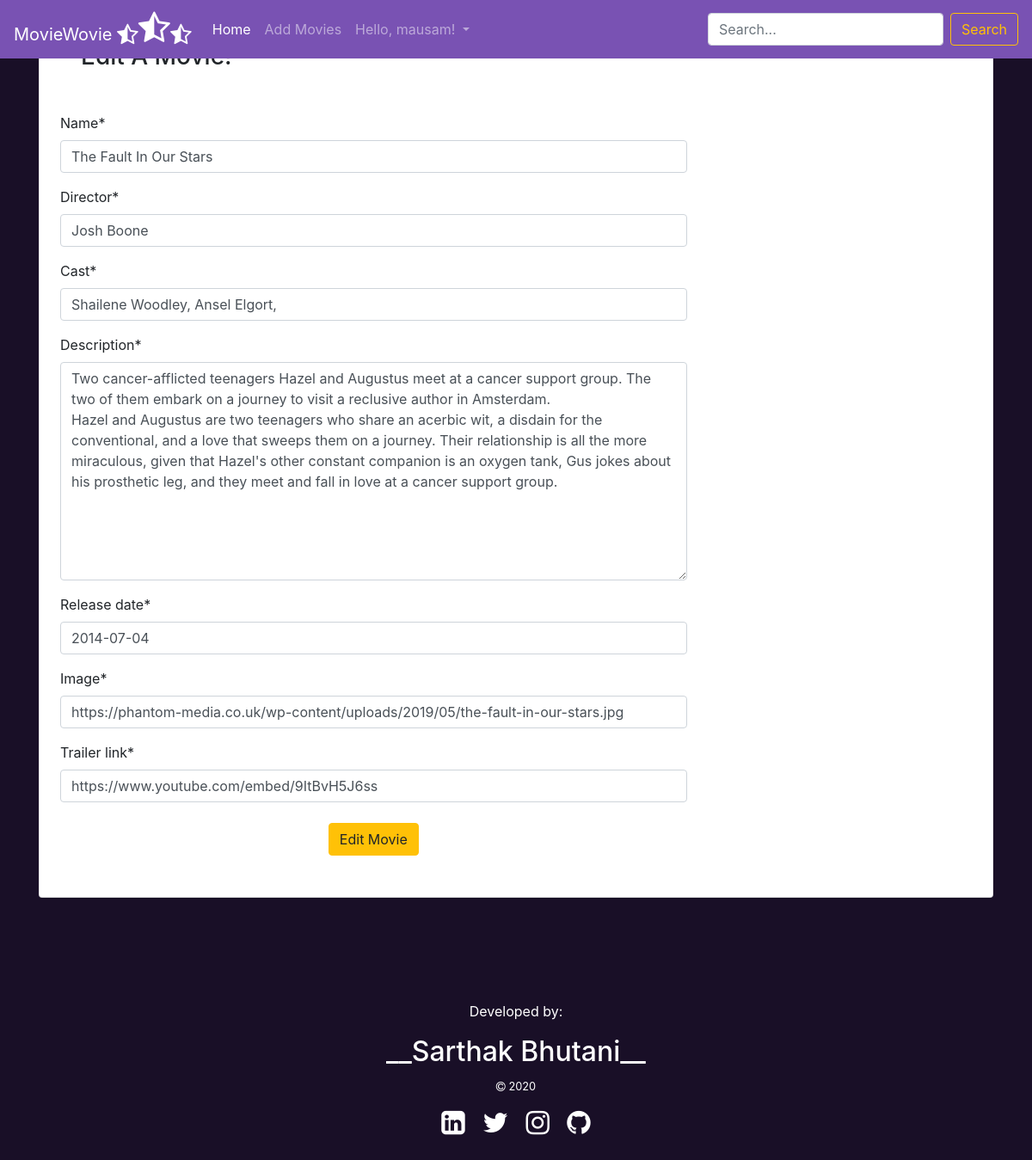
The app's page /editmovies/7/ (signed in) with its own data.
### main/models.py (models this page shows, shortened)
class Movie(models.Model):
    name = models.CharField(max_length=400)
    director = models.CharField(max_length=300)
    cast = models.CharField(max_length=800)
    description = models.TextField(max_length=5000)
    release_date = models.DateField()
    averageRating = models.FloatField(default=0)
    image = models.URLField(default=None, null=True)
    trailer_link = models.URLField(default=None, null=True)

### main/views.py (the view)
# urls.py: path('editmovies/<int:id>/', views.edit_movies, name="edit_movies"),
def edit_movies(request, id):
    if request.user.is_authenticated:
        if request.user.is_superuser:
            movie = Movie.objects.get(id=id)
            if request.method == 'POST':
                form = MovieForm(request.POST or None, instance=movie)
                if form.is_valid():
                    data = form.save(commit=False)
                    data.save()
                    return redirect("main:detail", id)
            else:
                form = MovieForm(instance=movie)
            return render(request, 'main/addmovies.html', {'form':form, 'controller_h':'Edit A Movie!', 'controller':'Edit Movie'})
        else:
            return redirect("main:home")
    return redirect("accounts:login")

### main/forms.py
class MovieForm(forms.ModelForm):
    class Meta:
        model = Movie
        fields = ('name', 'director', 'cast', 'description', 'release_date', 'image', 'trailer_link')

### main/templates/main/addmovies.html (shortened to what this page needs)
{% extends 'main/base.html' %}
{% load crispy_forms_tags %}
{% block content %}
<div class="container">
    <div class="card">
        <div class="card-content">
            <h3 class="mx-5 mb-5 mt-5">{{ controller_h  }}</h3>
            <form action="" method="POST">
                <div class="row">
                <div class="col-md-8 offset-2 mx-4">
                    {{ form|crispy }}
                <div class="text-center">
                    <button class="btn btn-warning mt-2 mb-5">{{ controller }}</button>
                </div>
            </div>
            </form>
        </div>
    </div>
</div>
{% endblock content %}

### main/templates/main/base.html (shortened to what this page needs)
{% load static %}
<!doctype html>
<html lang="en">
  <head>
    <link rel="stylesheet" href="https://cdnjs.cloudflare.com/ajax/libs/font-awesome/4.7.0/css/font-awesome.min.css">
    <link rel="stylesheet" href="https://stackpath.bootstrapcdn.com/bootstrap/4.5.2/css/bootstrap.min.css">
    <link rel="stylesheet" href="{% static 'css/main.css' %}" >
  </head>
  <body>
    <nav class="navbar navbar-expand-lg navbar-dark bd-navbar fixed-top">
        <a class="navbar-brand" href="{% url 'main:home' %}">MovieWovie&nbsp;<i class="fa fa-star-half-o fa-lg" aria-hidden="true"></i><i class="fa fa-star-half-o fa-2x" aria-hidden="true"></i><i class="fa fa-star-half-o fa-lg" aria-hidden="true"></i></a>
        <div class="collapse navbar-collapse " id="navbarSupportedContent">
          <ul class="navbar-nav mr-auto  ">
            <li class="nav-item active">
              <a class="nav-link" href="{% url 'main:home' %}">Home <span class="sr-only">(current)</span></a>
            </li>
            {% if request.user.is_authenticated %}
              {% if request.user.is_superuser %}
                <li class="nav-item">
                  <a class="nav-link" href="{% url 'main:add_movies' %}">Add Movies</a>
                </li>
              {% endif %}
            {% endif %}
            {% if user.is_authenticated %}
              <li class="nav-item dropdown">
                <a class="nav-link dropdown-toggle" href="#" id="navbarDropdown" role="button" data-toggle="dropdown" aria-haspopup="true" aria-expanded="false">
                  Hello, {{ user.username }}!
                </a>
              </li>
            {% endif %}
          </ul>
          <form class="form-inline my-2 my-lg-0" method="GET" action="{% url 'main:home' %}">
            <input class="form-control mr-sm-2" type="search" placeholder="Search..." aria-label="Search" name="title">
            <button class="btn btn-outline-warning my-2 my-sm-0" type="submit">Search</button>
          </form>
        </div>
      </nav>
    {% block content %}
    {% endblock content %}
    <br><br><br><br><br>
    <div class="text-white text-center">
      <p>
        Developed by:<h2>__Sarthak Bhutani__ </h2><small><i class="fa fa-copyright" aria-hidden="true"></i>&nbsp;2020</small></p>
        <p>
          <a href="https://www.linkedin.com/in/sarthak-bhutani-802a7114b/" class="text-white"><i class="fa fa-linkedin-square fa-2x mx-2" aria-hidden="true"></i></a>
          <a href="https://twitter.com/sarthakbhutani6" class="text-white"><i class="fa fa-twitter fa-2x mx-2" aria-hidden="true"></i></a>
          <a href="https://www.instagram.com/mausambhutani_official/" class="text-white"><i class="fa fa-instagram fa-2x mx-2 mb-5" aria-hidden="true"></i></a>
          <a href="https://github.com/mausambhutaniofficial" class="text-white"><i class="fa fa-github fa-2x mx-2 mb-5" aria-hidden="true"></i></a>
        </p></div>
  </body>
</html>

### main/static/css/main.css (style rules this page uses)
body { background-color: #190f27; }
.bd-navbar { background-color: #7952b3; }

### records on screen
Movie: name "The Fault In Our Stars", director "Josh Boone", cast "Shailene Woodley, Ansel Elgort,", description "Two cancer-afflicted teenagers Hazel and Augustus meet at a cancer support group. The two of them embark on a journey to visit a reclusive author in Amsterdam. Hazel and Augustus are two teenagers who share an acerbic wit, a disdain for the conventional, and a love that sweeps them on a journey. Their relationship is all the more miraculous, given that Hazel's other constant companion is an oxygen tank, Gus jokes about his prosthetic leg, and they meet and fall in love at a cancer support group.", release_date "2014-07-04", image "https://phantom-media.co.uk/wp-content/uploads/2019/05/the-fault-in-our-stars.jpg", trailer_link "https://www.youtube.com/embed/9ItBvH5J6ss"

### other values on screen
{{ user.username }} "mausam"
{{ controller }} "Edit Movie"
